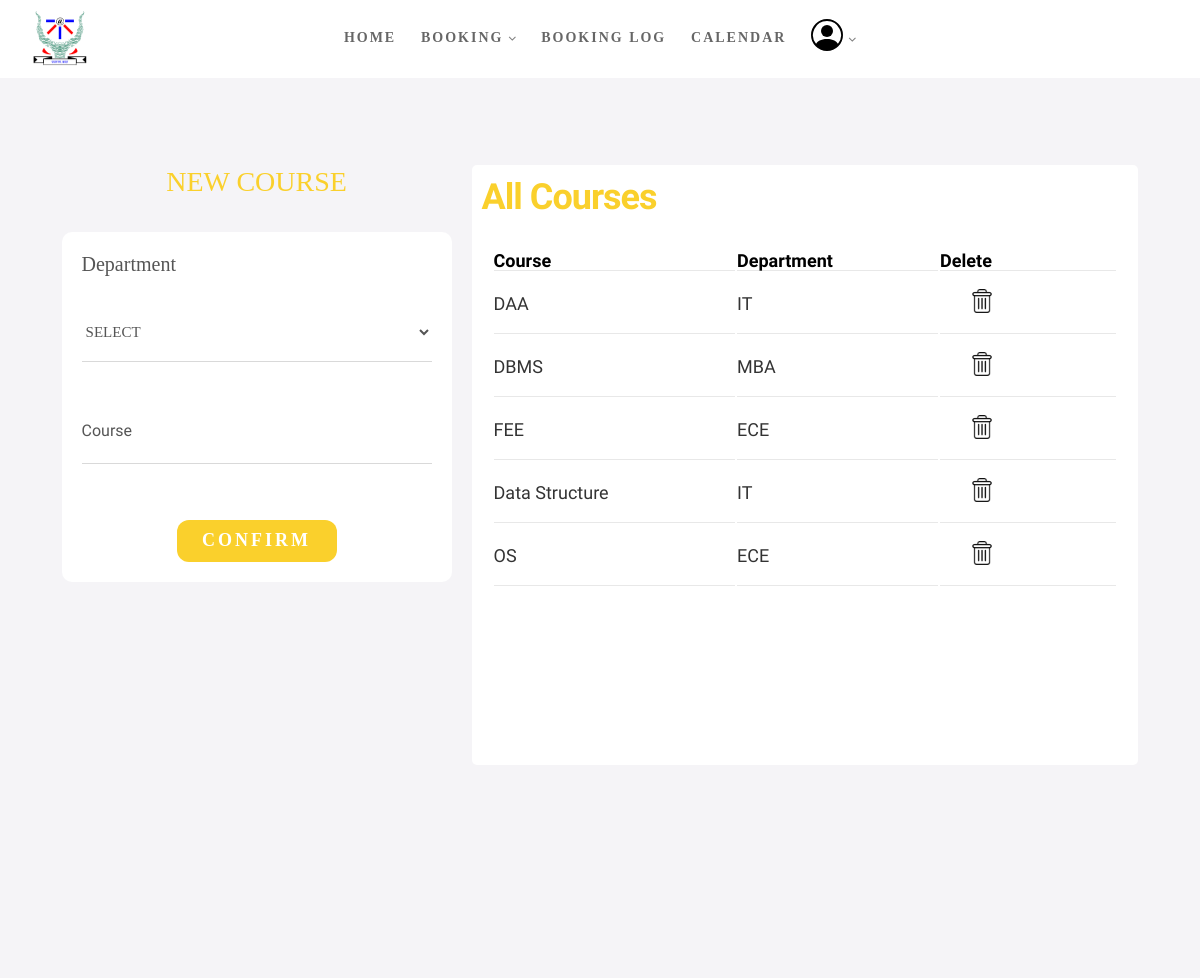
Page /addCourse.php on the earlier database version.
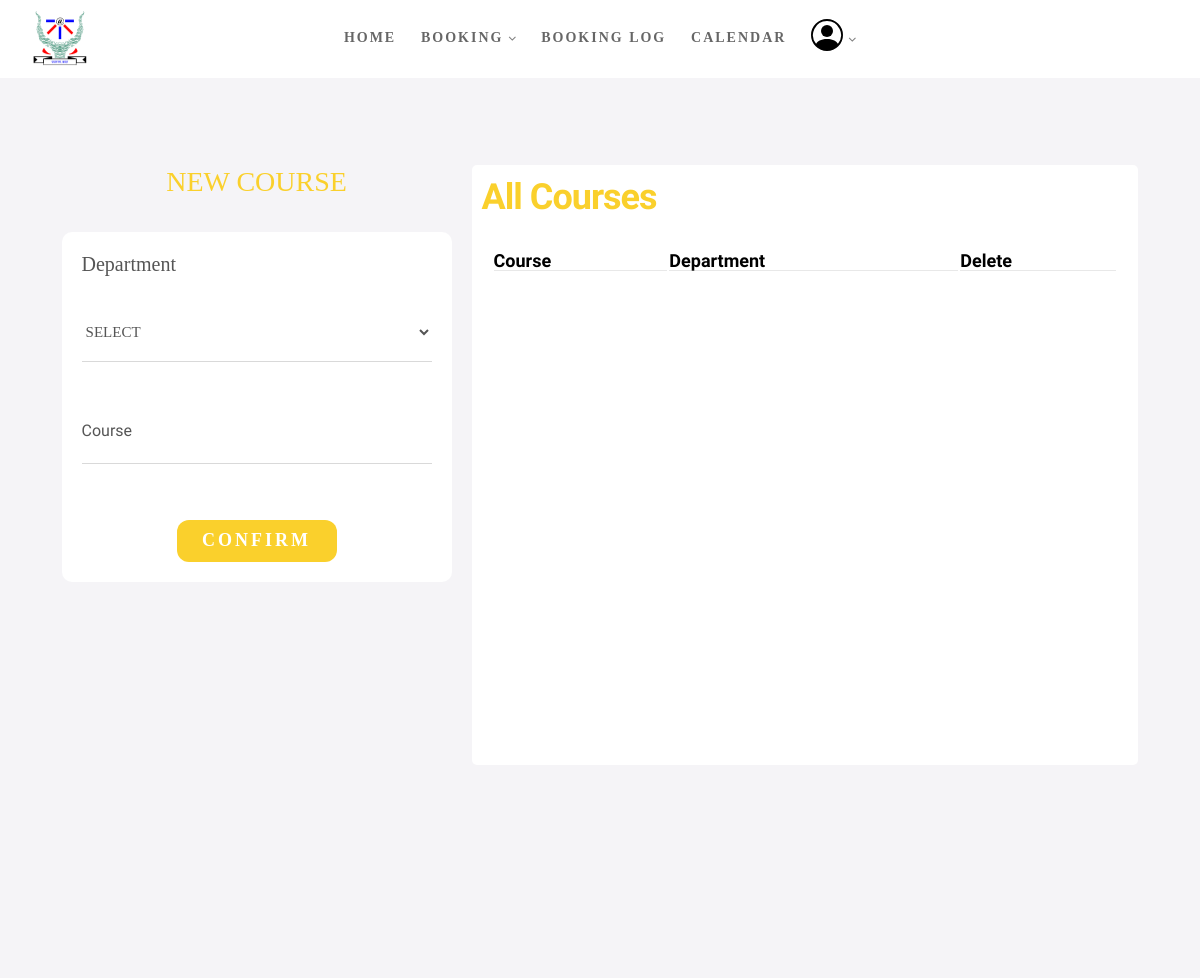
Same page on the later database version.
### tables this page shows
CREATE TABLE `course`(
    `id` INT(11) NOT NULL,
    `coursename` TEXT NOT NULL,
    `deptid` INT(11) NOT NULL
);

CREATE TABLE `department`(
    `id` INT(11) NOT NULL,
    `deptname` VARCHAR(20) NOT NULL
);

### model/connect.php (called while the page is built, shortened)
<?php
function execute($query)
{
    $conn = mysqli_connect('localhost', 'root', 'root', 'orr', 3307);
    $result = mysqli_query($conn, $query);
    return $result;
}
?>

### model/query.php (called while the page is built, shortened)
<?php
require_once("connect.php");
function getCourses()
{
    $sql = "SELECT * from course";
    $result = execute($sql);
    $courseList = array();
    for ($i = 0; $row = mysqli_fetch_assoc($result); $i++) {
        $courseList[$i] = $row;
    }
    return $courseList;
}
function getDepartmentById($id)
{
    $sql = "SELECT * from department where id='$id'";
    $result = execute($sql);
    $locationname = mysqli_fetch_array($result);
    return $locationname;
}
?>

### addCourse.php (the view, shortened to what the changed rows need)
<!DOCTYPE html>
<html class="no-js" lang="en">
<head>
    <link rel="stylesheet" href="_css/main.css">
    <link rel="stylesheet" href="_css/base.css">
    <link rel="stylesheet" type="text/css" href="fonts/Linearicons-Free-v1.0.0/icon-font.min.css">
    <link rel="stylesheet" type="text/css" href="css/main.css">
    <?php
    include("model/query.php");
    ?>
</head>
<body id="top">
    <section class="s-content s-content--top-padding s-content--narrow">
        <div class="limiter">
            <div class="container-login100" style="gap:2rem">
                <div style="overflow: scroll;margin:0;height:60rem" class="row login102-form">
                    <h1 style=" color: #fad02c;padding:1rem">All Courses</h1>
                    <form action="controller/deleteCourse.php" method="post">
                        <table class="login100-form validate-form p-b-33 p-t-5">
                            <tr>
                                <th>Course</th>
                                <th>Department</th>
                                <th>Delete</th>
                            </tr>
                            <?php
                            $courseList = getCourses();
                            foreach ($courseList as $b) {
                                $deptName = getDepartmentById($b['deptid'])
                                    ?>
                            <tr>
                                <td><?php echo $b['coursename']; ?></td>
                                <td><?php echo $deptName['deptname']; ?></td>
                                <td><button type="submit" name="id" value="<?php echo $b['id'] ?>"><img
                                            src="./images/delete.png" style="width:24px;cursor:pointer" /></button>
                                </td>
                            </tr>
                            <?php }
                            ?>
                        </table>
                    </form>
                </div>
            </div>
        </div>
    </section>
</body>
</html>

Differences in the rows shown:
removed course: coursename "DAA", deptid.deptname "IT", $b['id'] 1 (drawn)
removed course: coursename "DBMS", deptid.deptname "MBA", $b['id'] 2 (drawn)
removed course: coursename "FEE", deptid.deptname "ECE", $b['id'] 3 (drawn)
removed course: coursename "Data Structure", deptid.deptname "IT", $b['id'] 4 (drawn)
removed course: coursename "OS", deptid.deptname "ECE", $b['id'] 5 (drawn)
